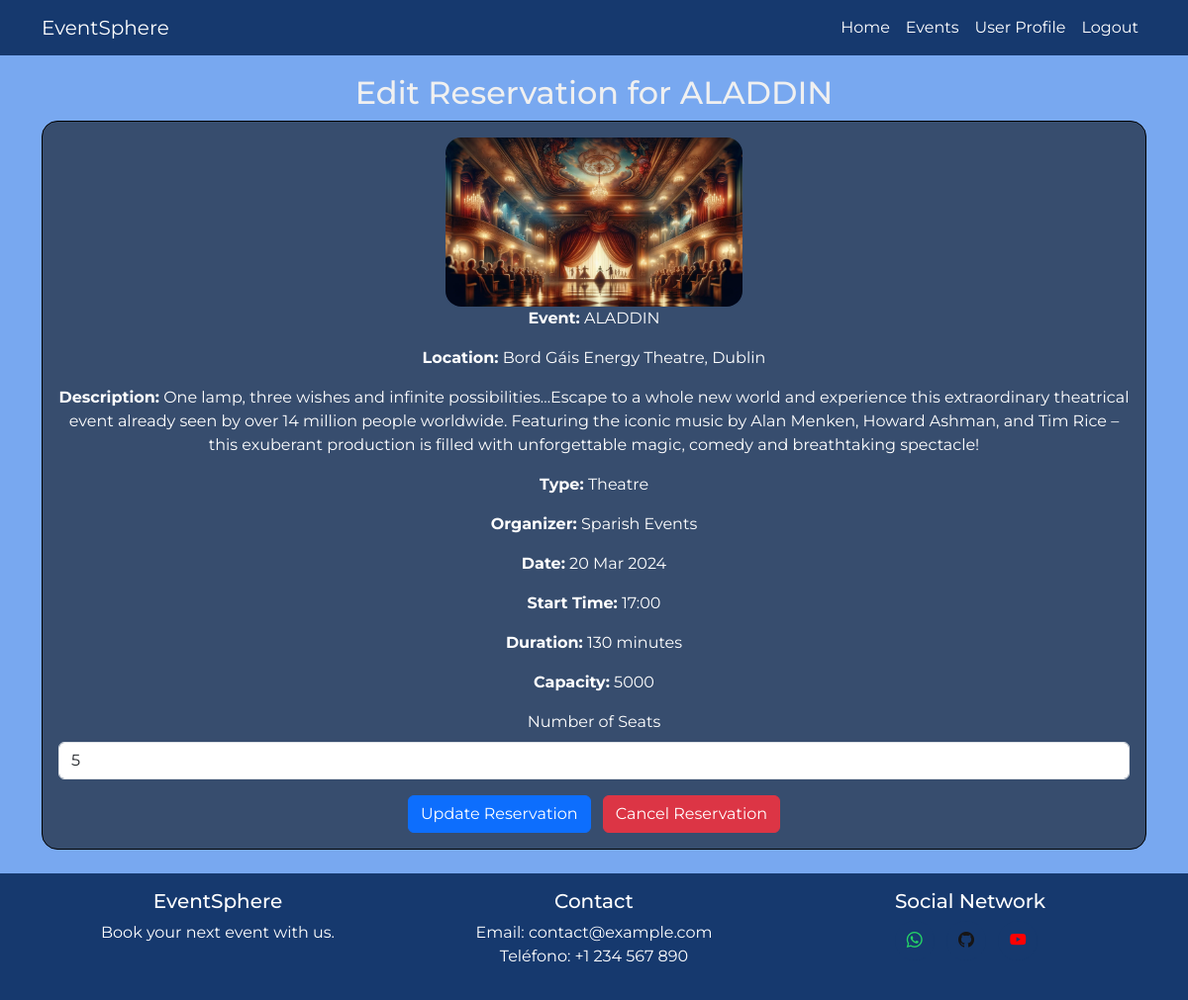
The app's page /edit_reservation/1 (signed in) with its own data.
### models.py (models this page shows, shortened)
class Event(db.Model):
    id = db.Column(db.Integer, primary_key=True)
    title = db.Column(db.String(100), nullable=False)
    description = db.Column(db.String(100), nullable=False)
    event_date = db.Column(db.Date, nullable=False)  # Fecha del evento
    start_time = db.Column(db.Time, nullable=False)  # Hora de inicio del evento
    duration = db.Column(db.Integer, nullable=False)  # Duración del evento en minutos
    capacity = db.Column(db.Integer, nullable=False)  # Aforo total del evento
    organizer_id = db.Column(db.Integer, db.ForeignKey('user.id'), nullable=False)
    organizer = db.relationship('User', backref='organized_events')
    event_type = db.Column(db.String(50))
    location = db.Column(db.String(120))
    reservations = db.relationship('Reservation', backref='event', lazy='dynamic')
    @property
    def event_image(self):
        event_images = {
            'Concert': 'concert.webp',
            'Sport': 'sport.webp',
            'Theatre': 'theatre.webp',
            'Cinema': 'cinema.webp',
            'Exhibition': 'exhibition.webp',
            'Festival': 'festival.webp',
            'Workshop': 'workshop.webp',
            'Other': 'other.webp'
        }
        return event_images.get(self.event_type, 'default.jpg')

class User(db.Model):
    id = db.Column(db.Integer, primary_key=True)
    username = db.Column(db.String(80), unique=True, nullable=False)
    email = db.Column(db.String(120), unique=True, nullable=False)
    password_hash = db.Column(db.String(128))
    is_business = db.Column(db.Boolean, default=False)  # New field to indicate business user
    company_name = db.Column(db.String(100))
    reservations = db.relationship('Reservation', backref='user', lazy='dynamic')

class Reservation(db.Model):
    id = db.Column(db.Integer, primary_key=True)
    user_id = db.Column(db.Integer, db.ForeignKey('user.id'), nullable=False)
    event_id = db.Column(db.Integer, db.ForeignKey('event.id'), nullable=False)
    date = db.Column(db.DateTime, nullable=False, default=datetime.utcnow)  # Fecha de la reserva
    seats = db.Column(db.Integer, nullable=False)  # Número de asientos reservados

### app.py (the view, shortened to what this page needs)
@app.route('/edit_reservation/<int:reservation_id>', methods=['GET', 'POST'])
@login_required
def edit_reservation(reservation_id):
    reservation = Reservation.query.get_or_404(reservation_id)
    event = Event.query.get_or_404(reservation.event_id)
    if 'user_id' not in session or session['user_id'] != reservation.user_id:
        flash('You can only edit your own reservations.', 'danger')
        return redirect(url_for('user_profile'))
    return render_template('edit_reservation.html', reservation=reservation, event=event)

### app.py (called while the page is built)
def is_authenticated():
    return 'user_id' in session

def login_required(f):
    @wraps(f)
    def decorated_function(*args, **kwargs):
        if not is_authenticated():
            flash('Please log in to access this page.', 'danger')
            return redirect(url_for('login'))
        return f(*args, **kwargs)
    return decorated_function

### templates/edit_reservation.html
{% extends 'base.html' %}
{% block content %}
<div class="container mb-4">
    <h2 class="text-center">Edit Reservation for {{ event.title }}</h2>
    <div class="reservation_card p-3">
        <div class="event-details ">
            <img src="{{ url_for('static', filename='images/' ~ event.event_image) }}" alt="{{ event.title }}"
                class="img-fluid">
            <p><strong>Event:</strong> {{ event.title }}</p>
            <p><strong>Location:</strong> {{ event.location }}</p>
            <p><strong>Description:</strong> {{ event.description }}</p>
            <p><strong>Type:</strong> {{ event.event_type }}</p>
            <p><strong>Organizer:</strong> {{ event.organizer.company_name }}</p>
            <p><strong>Date:</strong> {{ event.event_date.strftime('%d %b %Y') }}</p>
            <p><strong>Start Time:</strong> {{ event.start_time.strftime('%H:%M') }}</p>
            <p><strong>Duration:</strong> {{ event.duration }} minutes</p>
            <p><strong>Capacity:</strong> {{ event.capacity }}</p>
        </div>
        <form method="post">
            <div class="mb-3">
                <label for="seats" class="form-label">Number of Seats</label>
                <input type="number" class="form-control" id="seats" name="seats" value="{{ reservation.seats }}"
                    min="1" required>
            </div>
            <button type="submit" class="btn btn-primary">Update Reservation</button>
            <button type="submit" name="cancel" class="btn btn-danger mt-3 mt-md-0 ms-0 ms-md-2">Cancel Reservation</button>
        </form>
    </div>
</div>
{% endblock %}

### static/css/styles.css (style rules this page uses)
* { margin: 0; padding: 0; box-sizing: border-box; font-family: 'Montserrat', 'Poppins', sans-serif; }
:root { --bg-dark:#16396E; --bg-light:#78A8F0; --container-light:#2F7BED; --container-dark:#374D6E; --border:#2561BA; --text-color:#F0F0F0; --title-color:#FFFFFF; }
html, body { height: 100%; color: var(--text-color); }
body { display: flex; flex-direction: column; background-color: var(--bg-light); padding-top: 3.2rem; }
.reservation_card { background-color: var(--container-dark); color: var(--title-color); text-align: center; border: 1.5px solid black; border-radius: 1rem; }
.event-details img { border-radius: 1rem; width: 300px; }

### records on screen
Event: title "ALADDIN", location "Bord Gáis Energy Theatre, Dublin", description "One lamp, three wishes and infinite possibilities…Escape to a whole new world and experience this extraordinary theatrical event already seen by over 14 million people worldwide. Featuring the iconic music by Alan Menken, Howard Ashman, and Tim Rice – this exuberant production is filled with unforgettable magic, comedy and breathtaking spectacle!", event_type "Theatre", event_date "20 Mar 2024", start_time "17:00", duration "130", capacity "5000"
User: organizer.company_name "Sparish Events"
Reservation: seats "5"
